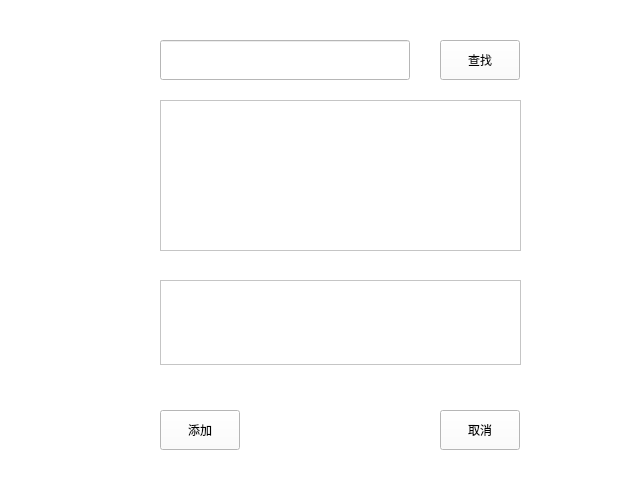
<?xml version="1.0" encoding="UTF-8"?>
<ui version="4.0">
 <class>AddFriend</class>
 <widget class="QWidget" name="AddFriend">
  <property name="geometry">
   <rect>
    <x>0</x>
    <y>0</y>
    <width>640</width>
    <height>480</height>
   </rect>
  </property>
  <property name="windowTitle">
   <string>查找</string>
  </property>
  <property name="windowIcon">
   <iconset resource="src.qrc">
    <normaloff>:/src/wechat2.png</normaloff>:/src/wechat2.png</iconset>
  </property>
  <property name="layoutDirection">
   <enum>Qt::LeftToRight</enum>
  </property>
  <property name="styleSheet">
   <string notr="true">background-color: rgb(255, 255, 255);</string>
  </property>
  <widget class="QLineEdit" name="lineEdit">
   <property name="geometry">
    <rect>
     <x>160</x>
     <y>40</y>
     <width>250</width>
     <height>40</height>
    </rect>
   </property>
   <property name="styleSheet">
    <string notr="true">border-color: rgb(0, 0, 0);</string>
   </property>
  </widget>
  <widget class="QPushButton" name="pushButton_search">
   <property name="geometry">
    <rect>
     <x>440</x>
     <y>40</y>
     <width>80</width>
     <height>40</height>
    </rect>
   </property>
   <property name="text">
    <string>查找</string>
   </property>
  </widget>
  <widget class="QPushButton" name="pushButton_search_2">
   <property name="geometry">
    <rect>
     <x>160</x>
     <y>410</y>
     <width>80</width>
     <height>40</height>
    </rect>
   </property>
   <property name="text">
    <string>添加</string>
   </property>
  </widget>
  <widget class="QPushButton" name="pushButton_search_3">
   <property name="geometry">
    <rect>
     <x>440</x>
     <y>410</y>
     <width>80</width>
     <height>40</height>
    </rect>
   </property>
   <property name="text">
    <string>取消</string>
   </property>
  </widget>
  <widget class="QTableWidget" name="tableWidget">
   <property name="geometry">
    <rect>
     <x>160</x>
     <y>100</y>
     <width>361</width>
     <height>151</height>
    </rect>
   </property>
   <property name="styleSheet">
    <string notr="true">border-color: rgb(0, 0, 0);</string>
   </property>
  </widget>
  <widget class="QTextEdit" name="textEdit">
   <property name="geometry">
    <rect>
     <x>160</x>
     <y>280</y>
     <width>361</width>
     <height>85</height>
    </rect>
   </property>
   <property name="accessibleDescription">
    <string>验证信息</string>
   </property>
   <property name="styleSheet">
    <string notr="true">border-color: rgb(0, 0, 0);</string>
   </property>
  </widget>
 </widget>
 <resources>
  <include location="src.qrc"/>
 </resources>
 <connections/>
</ui>
